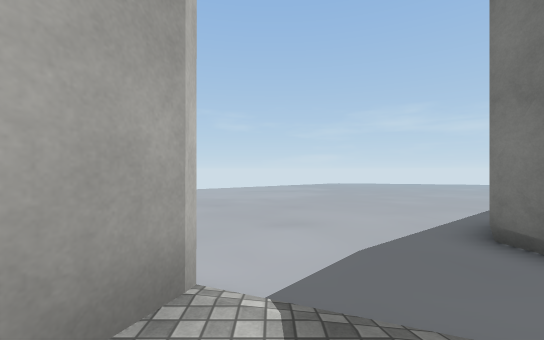
View 1 (above)

16 first-person views from a walk through a scene from a Unity 3-D project. The camera is 1.4 m above the floor, looks level and sees 90° across. The floor is counted in squares, 2 m on a side. Each view is taken from the middle of a square. On the plan, view 1 faces up. The plan holds only what a view shows up to about 9 squares ahead; the rest is blank. The place goes on beyond the plan. The player is left out. Some surface patterns are stand-ins.

View 2
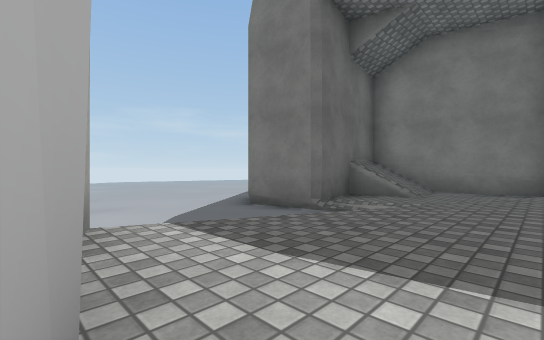

View 3
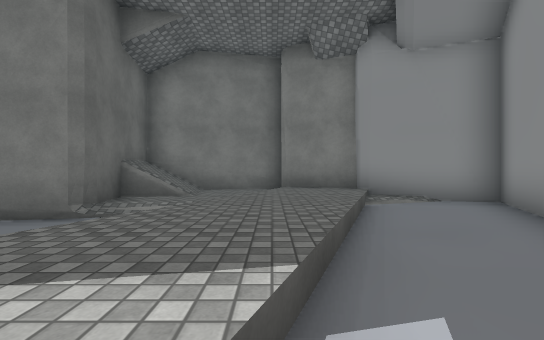

View 4
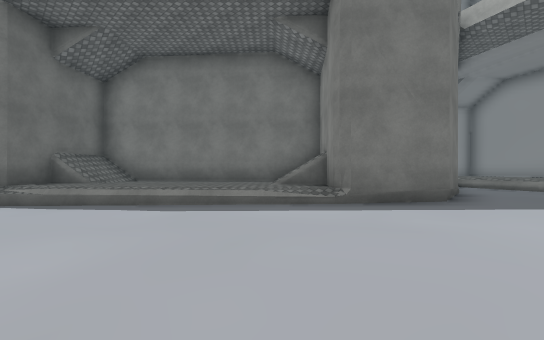

View 5
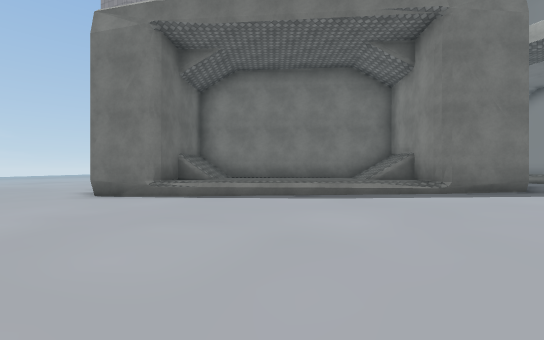

View 6
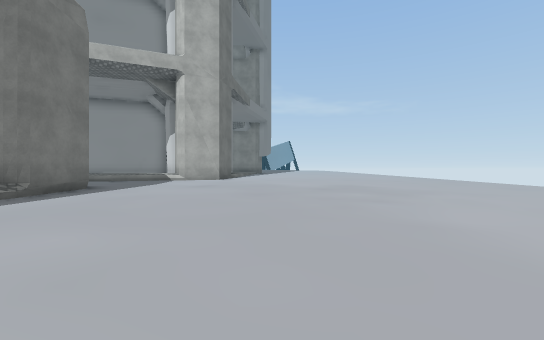

View 7
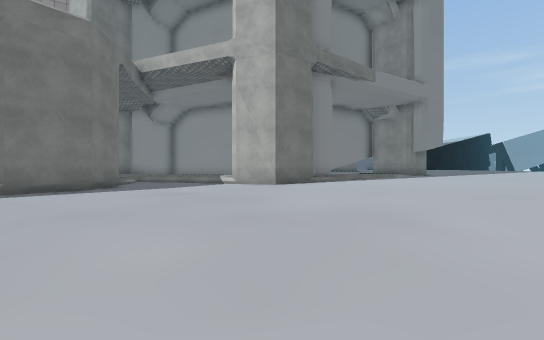

View 8
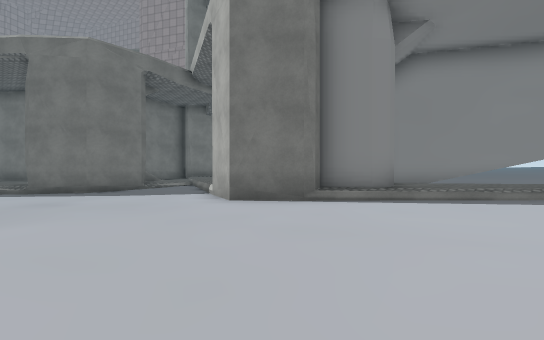

View 9
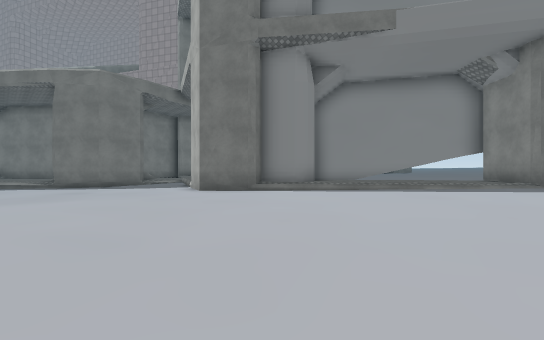

View 10
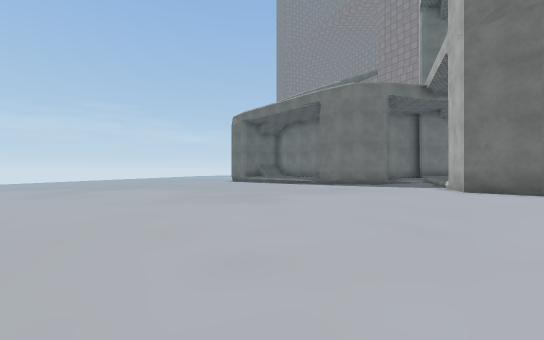

View 11
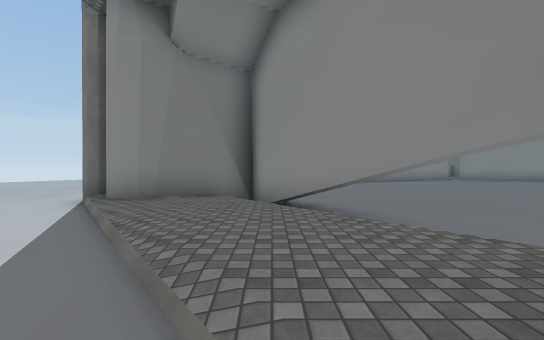

View 12
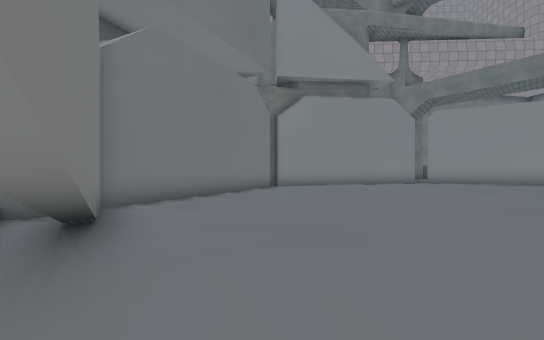

View 13
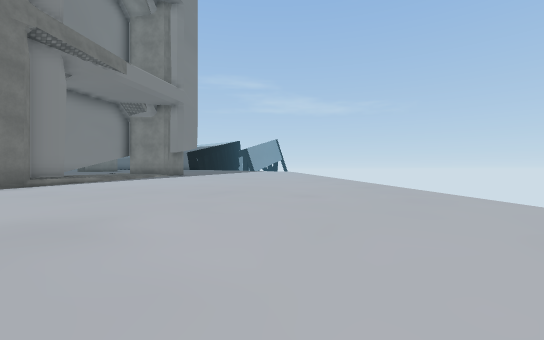

View 14
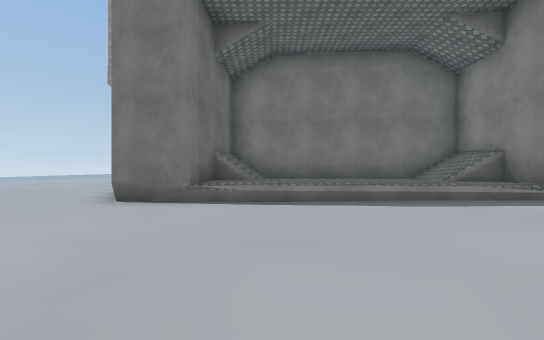

View 15
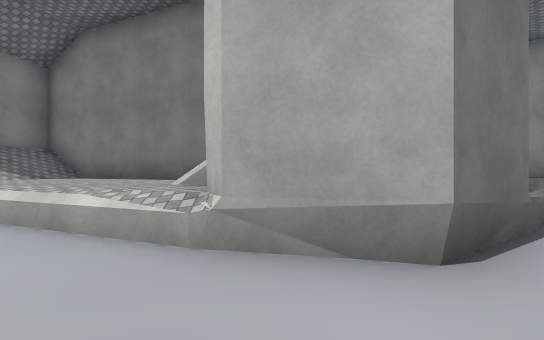

View 16
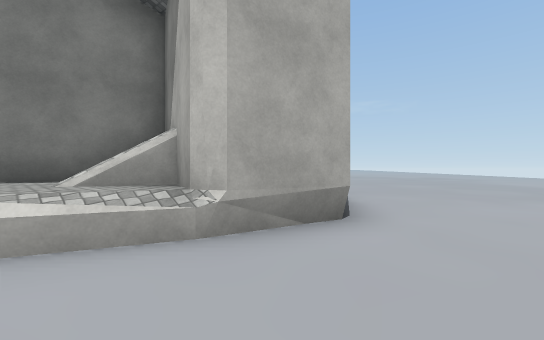

### Floor plan
Key: @ floor where view 1 was taken; # wall or solid block; . main floor; : floor 0.25 m higher than the main floor; - floor 0.25 m lower than the main floor; + floor 0.5 m higher than the main floor; _ floor 0.5 m lower than the main floor; < floor 0.75 m lower than the main floor; * floor 1.5 m higher than the main floor; / step, stairs or slope; = window, fence, low wall or low ledge; ^ raised ledge.
Columns run from 10 left of view 1 to 15 right of it. Each row starts with its distance up from view 1.
 13    _______________<<<<<<<<
 12 _--__________________<<<<<
 11 ------________________##<<
 10 ---------___________=###^^
  9 -----------________/:###^^
  8 --------------____/::/##^^
  7 ...-------------//::::###^
  6 .....----------/:/:::##  #
  5 ........------###/::##
  4 ..........----###/###
  3 .............-#####
  2 .......###..../*/#
  1 ....../###+//.///#
  0 ...../## #@+++/::##
 -1 .../++## ./+++++/:#
 -2 :::+++/## ..//+++##
 -3 :/+++######..../##
 -4 #++/##:...## ..##
 -5 ##/#::::::.. ###
 -6   ::::::::::  ##
 -7    :::::::::
 -8     ::::::::
 -9      +::::::
-10       +++:::
-11        +++++
-12         ++++
-13          +++
-14           ++

Where each view was taken, in squares from view 1:
view 1: 0 up, 0 right, facing up
view 2: 1 down, 1 left, facing up-right
view 3: 1 down, 1 left, facing right
view 4: 10 up, 2 right, facing down-right
view 5: 13 up, 3 right, facing down-right
view 6: 13 up, 5 right, facing down-left
view 7: 12 up, 2 left, facing down
view 8: 6 up, 7 left, facing down-right
view 9: 7 up, 10 left, facing down-right
view 10: 8 up, 10 left, facing right
view 11: 3 down, 10 left, facing right
view 12: 6 down, 8 left, facing right
view 13: 12 up, 3 left, facing down-left
view 14: 13 up, 5 right, facing down-right
view 15: 13 up, 13 right, facing down
view 16: 13 up, 15 right, facing down-left
